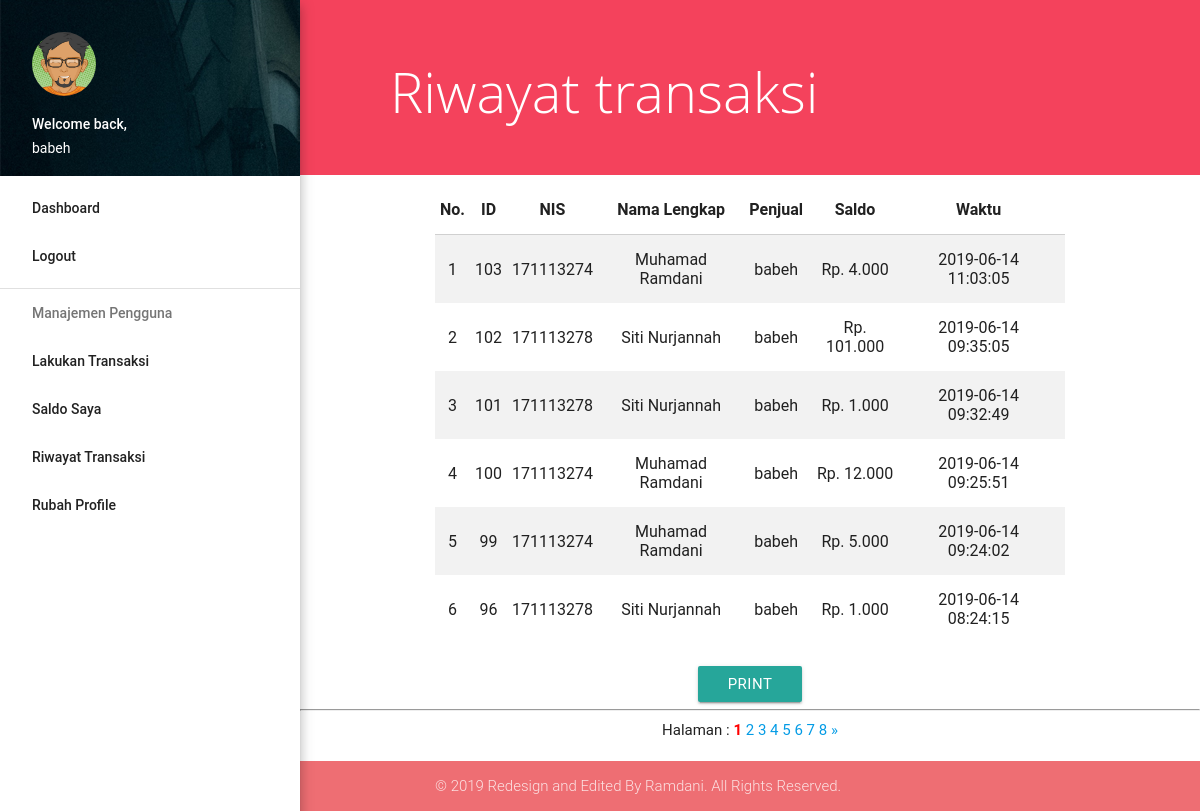
Screenshot of /penjual_dashboard/riwayat/index.php (signed in) with the database file from the repository.
### tables this page shows
CREATE TABLE `transaksi` (
  `id` int(11) NOT NULL,
  `nis` int(3) UNSIGNED ZEROFILL NOT NULL,
  `username` varchar(255) NOT NULL,
  `first_name` varchar(50) NOT NULL,
  `last_name` varchar(50) NOT NULL,
  `penjual` varchar(255) NOT NULL,
  `saldo` int(255) NOT NULL,
  `waktu` timestamp NOT NULL DEFAULT CURRENT_TIMESTAMP ON UPDATE CURRENT_TIMESTAMP
);

### penjual_dashboard/riwayat/index.php (the view, shortened to what this page needs)
<?php
  require '../../konek.php';
  $username2=$_SESSION['username2'];
  $jumlahdataperhalaman=6;
  $result=mysqli_query($conn, "SELECT *FROM transaksi where penjual='$username2'");
  $jumlahdata=mysqli_num_rows($result);
  $jumlahhalaman=ceil($jumlahdata/$jumlahdataperhalaman);
  $halamanaktif = (isset($_GET["halaman"]) ) ? $_GET["halaman"] : 1;
  $awaldata=($jumlahdataperhalaman * $halamanaktif) - $jumlahdataperhalaman;
  $query=mysqli_query($conn, "SELECT id,nis,first_name, last_name, penjual, saldo, waktu FROM transaksi where penjual='$username2' ORDER BY id DESC LIMIT $awaldata, $jumlahdataperhalaman");
?>
<!DOCTYPE html>
<html>
  <head>
    <link href="../files/font-awesome.min.css" rel="stylesheet" type="text/css" />
    <link href="../files/ionicons.min.css" rel="stylesheet" type="text/css" />
    <link rel="stylesheet" href="../files/materialize.min.css">
    <link href="../files/icon.css" rel="stylesheet">
    <link href="../assets/css/custom.css" rel="stylesheet" type="text/css" />
  </head>
  <body>
    <ul id="slide-out" class="side-nav fixed z-depth-4">
      <li>
        <div class="userView">
          <div class="background">
            <img src="../assets/img/photo1.png">
          </div>
          <img class="circle" src="../assets/img/avatar04.png">
          <span class="white-text name">Welcome back,</span>
          <span class="white-text email"><?php echo $_SESSION['username2']; ?></span>
        </div>
      </li>
      <li><a class="active" href="../index.php">Dashboard</a></li>
      <li><a class="active" href="../../logout">Logout</a></li>
      <li><div class="divider"></div></li>
      <li><a class="subheader">Manajemen Pengguna</a></li>
      <li class="no-padding">
        <ul class="collapsible collapsible-accordion">
          <li>
              <ul>
                <li><a href="../transaksi/">Lakukan Transaksi</a></li>
                <li><a href="../index.php">Saldo Saya</a></li>
                <li><a href="../riwayat/">Riwayat Transaksi</a></li>
                <li><a href="../update/">Rubah Profile</a></li>
              </ul>
          </li>
        </ul>
      </li>
    </ul>
    <main>
    <section class="content">
      <div class="page-announce valign-wrapper"><h1 class="page-announce-text valign">Riwayat transaksi</h1></div>
      <div id="posttable" class="container">
        <table class="responsive-table striped hover centered" id="names-table">
          <thead>
            <tr>
                <th>No.</th>
                <th>ID</th>
                <th>NIS</th>
                <th>Nama Lengkap</th>
                <th>Penjual</th>
                <th>Saldo</th>
                <th>Waktu</th>
            </tr>
          </thead>
          <tbody>
          <div class="none">
          <?php $a=1+$awaldata; ?>
            <?php while($result=mysqli_fetch_assoc($query)): ?>
            </div>
            <tr>
              <td><?php echo $a; ?></td>
              <td><?php echo $result['id'] ?></td>
              <td><?php echo $result['nis']; ?></td>
              <td><?php echo $result['first_name'].' '.$result['last_name']; ?></td>
              <td><?php echo $result['penjual']; ?></td>
              <td><?php echo 'Rp. '.number_format($result['saldo'], 0,'.','.') ?></td>
              <td><?php echo $result['waktu']; ?></td>
                <td>
              </td>
            </tr>
            <?php $a++; ?>
            <?php endwhile; ?>
  </section>
  <center>
    <br>
    <a href="cetak.php" target="blank"><button class="btn" type="submit" name="submit" value="PRINT">PRINT</button></a>
    <hr>
    Halaman :
        <?php for($i=1; $i<=$jumlahhalaman; $i++) : ?>
          <?php if($i == $halamanaktif) :?>
            <a href="?halaman=<?php echo $i; ?>" style="font-weight:bold; color:red;"><?php echo $i; ?></a>
          <?php else : ?>
            <a href="?halaman=<?php echo $i; ?>"><?php echo $i; ?></a>
          <?php endif; ?>
        <?php endfor; ?>
        <?php if($halamanaktif < $jumlahhalaman) : ?>
          <a href="?halaman=<?php echo $halamanaktif + 1; ?>">&raquo;</a>
        <?php endif; ?>
  </center>
  </main>
  <footer class="page-footer">
    <div class="footer-copyright">
        <div class="container">
          © 2019 Redesign and Edited By Ramdani. All Rights Reserved.
        </div>
      </div>
    </footer>
  </body>
</html>

### penjual_dashboard/assets/css/custom.css (style rules this page uses)
@media (min-width:993px) { main, footer { padding-left: 300px; } }
div.page-announce { min-height: 175px; height: auto; background-color: #f4425c; padding: 40px; margin-bottom: 10px; }
h1.page-announce-text { font-family: 'Open Sans', sans-serif; font-weight: 100; font-size: 56px; color: #fff; line-height: 0.5em; margin-left: 50px; }
body { display: flex; min-height: 100vh; flex-direction: column; }
main { flex: 1 0 auto; }
.page-footer { padding-top: 0 !important; background-color: #f4425c; margin-top: 20px; }
.footer-copyright { background-color: inherit !important; }

### rows the page displays
transaksi: id "103", nis "171113274", first_name "Muhamad", last_name "Ramdani", penjual "babeh", saldo "4.000", waktu "2019-06-14 11:03:05"
transaksi: id "102", nis "171113278", first_name "Siti", last_name "Nurjannah", penjual "babeh", saldo "101.000", waktu "2019-06-14 09:35:05"
transaksi: id "101", nis "171113278", first_name "Siti", last_name "Nurjannah", penjual "babeh", saldo "1.000", waktu "2019-06-14 09:32:49"
transaksi: id "100", nis "171113274", first_name "Muhamad", last_name "Ramdani", penjual "babeh", saldo "12.000", waktu "2019-06-14 09:25:51"
transaksi: id "99", nis "171113274", first_name "Muhamad", last_name "Ramdani", penjual "babeh", saldo "5.000", waktu "2019-06-14 09:24:02"
transaksi: id "96", nis "171113278", first_name "Siti", last_name "Nurjannah", penjual "babeh", saldo "1.000", waktu "2019-06-14 08:24:15"

### other values shown
$_SESSION['username2'] "babeh"
